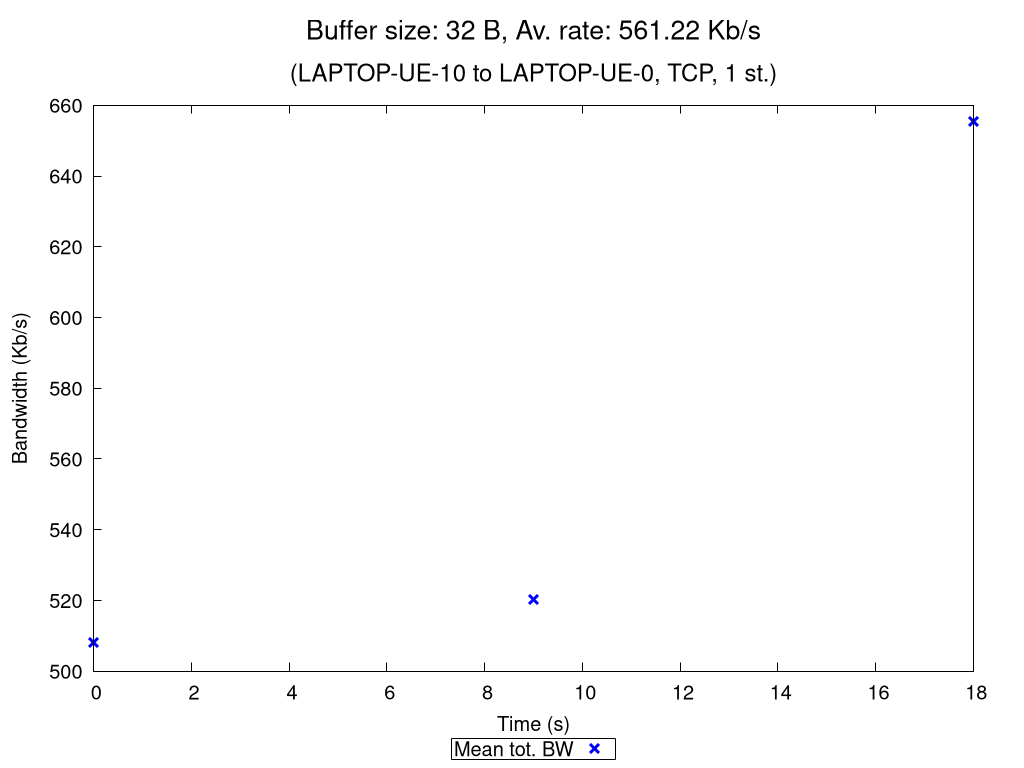

Generate this figure with gnuplot:
set terminal pngcairo nocrop enhanced size 1024,768 font "Verdana,15"
set output "TCP_1_st_2020_11_05_12-50-29_two2one_00032B.png"

set title "{/=20 Buffer size: 32 B, Av. rate: 561.22 Kb/s}\n\n{/=18 (LAPTOP-UE-10 to LAPTOP-UE-0, TCP, 1 st.)}"

set xlabel "Time (s)"
set ylabel "Bandwidth (Kb/s)"
set ytics nomirror
set key bmargin center horizontal box samplen 1 width -1
set bmargin 4.6
set rmargin 4.5

rf = 1000.0  # rate factor
set style fill transparent solid 0.2 noborder
set autoscale xfix
plot "TCP_1_st_2020_11_05_12-50-29_two2one_00032B_iperf_processed.dat" using 1:($2/rf-$3/rf):($2/rf+$3/rf) with filledcurves lc rgb "blue" notitle, \
     "" using 1:($2/rf) with points pt 2 ps 1.5 lw 3 lc rgb "blue" title "Mean tot. BW", \
